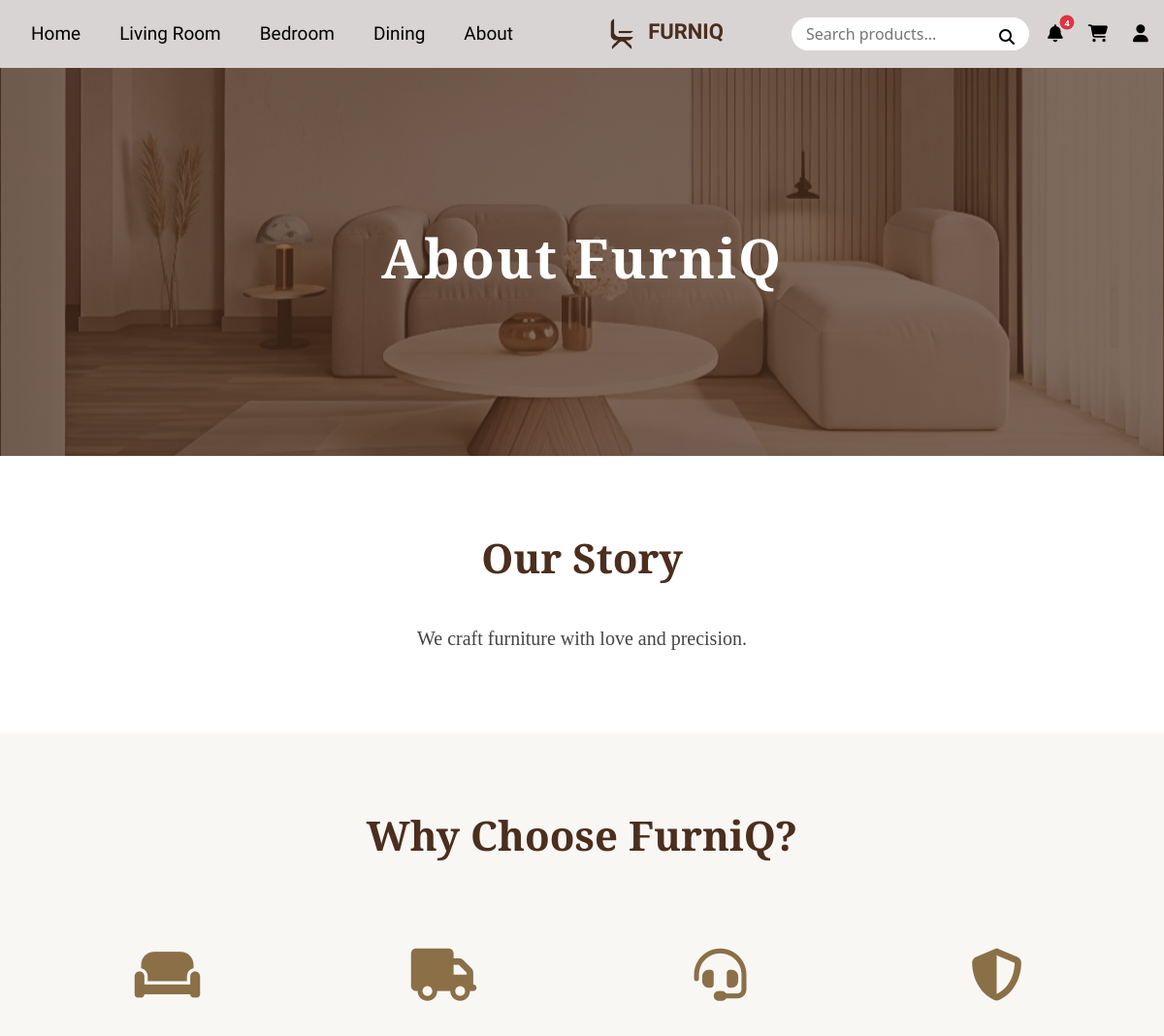
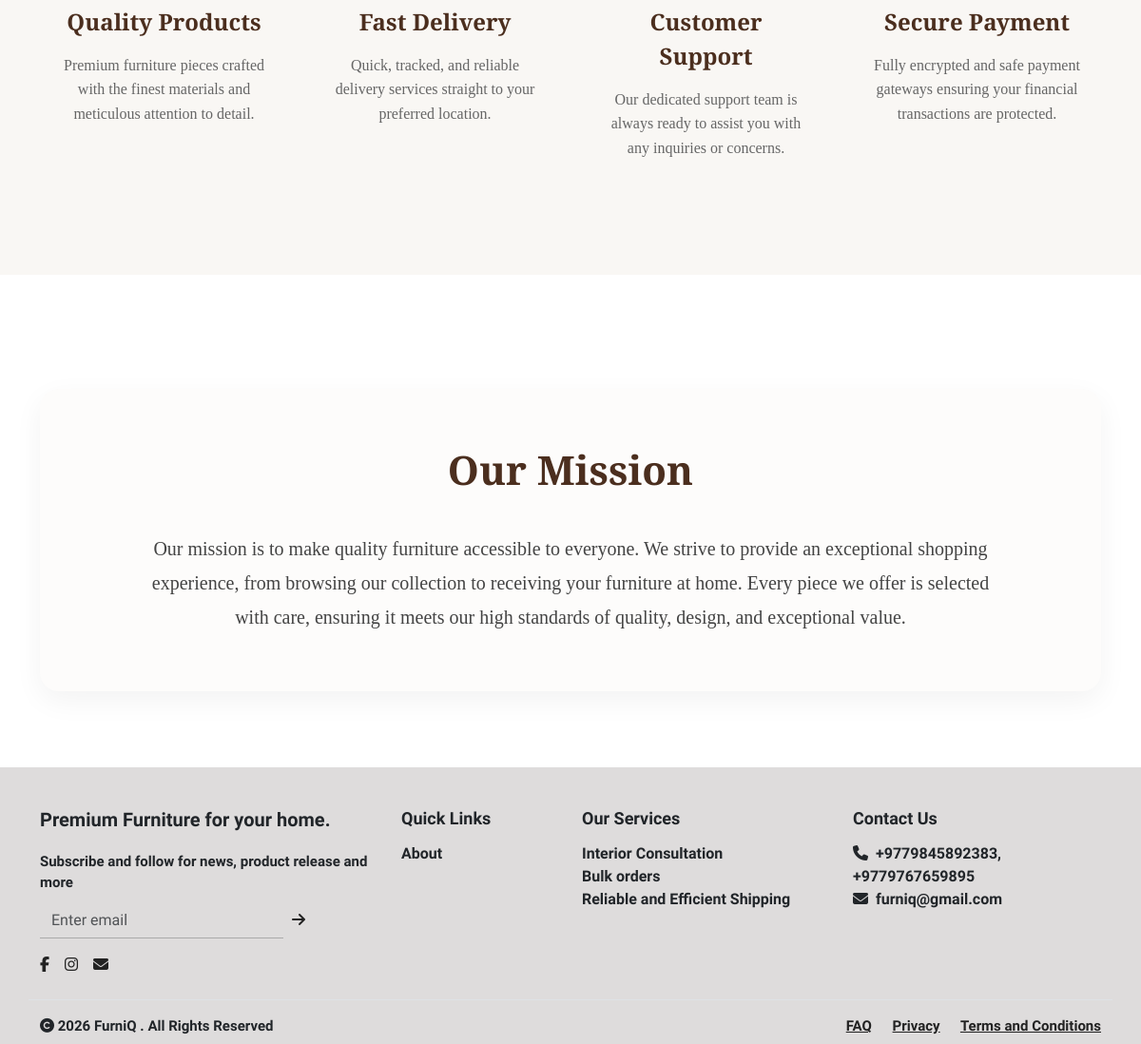
The page /about/ (signed in) on the database its author committed (2 pictures, top to bottom).
### inventory/models.py (models this page shows, shortened)
class WebsiteContent(models.Model):
    header_title = models.CharField(max_length=100, default='FurniQ')
    footer_text = models.TextField(default='Premium Furniture for your home.')
    footer_address = models.CharField(max_length=255, default='Kathmandu, Nepal')
    contact_email = models.EmailField(default='info@furniq.com')
    contact_phone = models.CharField(max_length=20, default='+977 12345678')
    featured_title = models.CharField(max_length=200, default='Lush Collection 2026')
    featured_subtitle = models.CharField(max_length=200, default='Discover the Art of Living')
    featured_image = models.ImageField(upload_to='site_assets/', null=True, blank=True)
    about_title = models.CharField(max_length=100, default='Our Story')
    about_content = models.TextField(default='We craft furniture with love and precision.')
    about_image = models.ImageField(upload_to='site_assets/', null=True, blank=True)
    created_at = models.DateTimeField(auto_now=True)

### inventory/views.py (the view)
# urls.py: path('about/', views.about, name='about'),
def about(request):
    site_content = WebsiteContent.objects.first()
    return render(request, 'inventory/about.html', {'content': site_content})

### custom_admin/context_processors.py (called while the page is built)
def admin_context(request):
    context = {}
    if request.user.is_authenticated and request.user.is_staff:
        if request.user.is_superuser:
            pending_staff = Profile.objects.filter(
                is_approved=False,
                user__is_staff=True
            ).count()
            context['pending_staff'] = pending_staff
    return context

### inventory/context_processors.py (called while the page is built)
def global_context(request):
    context = {}
    context['site_content'] = WebsiteContent.objects.first()
    if request.user.is_authenticated:
        context['saved_count'] = SavedItem.objects.filter(user=request.user).count()
        unread_notifs = Notification.objects.filter(user=request.user, is_read=False).order_by('-created_at')
        context['notif_count'] = unread_notifs.count()
        context['notifications'] = unread_notifs[:5]
    else:
        context['saved_count'] = 0
        context['notif_count'] = 0
        context['notifications'] = []
    return context

### inventory/templates/inventory/about.html (shortened to what this page needs)
{% extends 'inventory/base.html' %}
{% load static %}
{% block content %}
<div class="hero-section" style="{% if content.about_image %}background: linear-gradient(rgba(75, 46, 30, 0.7), rgba(75, 46, 30, 0.7)), url('{{ content.about_image.url }}'); background-size: cover; background-position: center;{% endif %}">
    <h1 class="hero-title">About {{ content.header_title|default:"FurniQ" }}</h1>
</div>
<div class="content-section">
    <div class="container">
        <h2 class="section-title">{{ content.about_title|default:"Where Comfort Meets Class" }}</h2>
        <p class="about-text">
            {{ content.about_content|default:"FurniQ is your ultimate destination for quality home furniture. We believe that every home deserves beautiful, comfortable, and durable furniture that reflects your personal style. With years of experience in the furniture industry, we curate the finest pieces to transform your living spaces into havens of comfort and elegance." }}
        </p>
    </div>
</div>
<div class="content-section" style="background-color: #f9f7f4;">
    <div class="container">
        <h2 class="section-title">Why Choose FurniQ?</h2>
        <div class="row g-4">
            <div class="col-md-3">
                <div class="feature-box">
                    <div class="feature-icon"><i class="fas fa-couch"></i></div>
                    <div class="feature-title">Quality Products</div>
                    <div class="feature-desc">Premium furniture pieces crafted with the finest materials and meticulous attention to detail.</div>
                </div>
            </div>
            <div class="col-md-3">
                <div class="feature-box">
                    <div class="feature-icon"><i class="fas fa-truck"></i></div>
                    <div class="feature-title">Fast Delivery</div>
                    <div class="feature-desc">Quick, tracked, and reliable delivery services straight to your preferred location.</div>
                </div>
            </div>
            <div class="col-md-3">
                <div class="feature-box">
                    <div class="feature-icon"><i class="fas fa-headset"></i></div>
                    <div class="feature-title">Customer Support</div>
                    <div class="feature-desc">Our dedicated support team is always ready to assist you with any inquiries or concerns.</div>
                </div>
            </div>
            <div class="col-md-3">
                <div class="feature-box">
                    <div class="feature-icon"><i class="fas fa-shield-alt"></i></div>
                    <div class="feature-title">Secure Payment</div>
                    <div class="feature-desc">Fully encrypted and safe payment gateways ensuring your financial transactions are protected.</div>
                </div>
            </div>
        </div>
    </div>
</div>
<div class="content-section">
    <div class="container">
        <div class="mission-container text-center">
            <h2 class="section-title">Our Mission</h2>
            <p class="about-text">
                Our mission is to make quality furniture accessible to everyone. We strive to provide an exceptional
                shopping experience, from browsing our collection to receiving your furniture at home. Every piece we
                offer is selected with care, ensuring it meets our high standards of quality, design, and exceptional value.
            </p>
        </div>
    </div>
</div>
{% endblock %}

### inventory/templates/inventory/base.html (shortened to what this page needs)
{% load static %}
<!DOCTYPE html>
<html lang="en">
<head>
    <link href="https://cdn.jsdelivr.net/npm/bootstrap@5.3.0/dist/css/bootstrap.min.css" rel="stylesheet">
    <link rel="stylesheet" href="https://cdnjs.cloudflare.com/ajax/libs/font-awesome/6.5.0/css/all.min.css">
    <link rel="stylesheet" href="{% static 'css/styles.css' %}">
</head>
<body>
    <nav class="navbar navbar-expand-lg navbar-custom">
        <div class="container-fluid">
            <ul class="navbar-nav flex-row">
                <li class="nav-item"><a class="nav-link" href="{% url 'home' %}">Home</a></li>
                <li class="nav-item"><a class="nav-link" href="{% url 'livingroom' %}">Living Room</a></li>
                <li class="nav-item"><a class="nav-link" href="{% url 'bedroom' %}">Bedroom</a></li>
                <li class="nav-item"><a class="nav-link" href="{% url 'dining' %}">Dining</a></li>
                <li class="nav-item"><a class="nav-link" href="{% url 'about' %}">About</a></li>
            </ul>
            <a class="navbar-brand mx-auto text-center" href="{% url 'home' %}" align-items="center">
                <img src="{% static 'images/FurniQ.png' %}" alt="Logo" height="40"
                    class="d-inline-block align-text-center">
                <span class="logo-text">{{ site_content.header_title|default:"FURNIQ"|upper }}</span>
            </a>
            <div class="d-flex align-items-center">
                <form action="{% url 'search_results' %}" method="GET" class="position-relative">
                    <div class="position-relative">
                        <input type="text" name="q" class="search-bar" placeholder="Search products...">
                        <button type="submit"
                            style="background:none; border:none; position:absolute; right:15px; top:8px; padding:0;">
                            <i class="fa fa-search"></i>
                        </button>
                    </div>
                </form>
                <div class="nav-icons-container">
                    <div class="dropdown">
                        <button class="dropdown-trigger position-relative" data-bs-toggle="dropdown"
                            aria-expanded="false">
                            <i class="fa fa-bell"></i>
                            {% if notif_count > 0 %}
                            <span
                                class="position-absolute top-0 start-100 translate-middle badge rounded-pill bg-danger"
                                style="font-size: 9px; padding: 3px 5px;">
                                {{ notif_count }}
                            </span>
                            {% endif %}
                        </button>
                    </div>
                    <a href="{% url 'cart' %}" class="icon-btn position-relative">
                        <i class="fa fa-shopping-cart"></i>
                    </a>
                    {% if user.is_authenticated %}
                    <div class="dropdown">
                        <button class="dropdown-trigger" data-bs-toggle="dropdown" aria-expanded="false">
                            <i class="fa fa-user"></i>
                        </button>
                    </div>
                    {% else %}
                    <a href="{% url 'user' %}" class="icon-btn"><i class="fa fa-user"></i></a>
                    {% endif %}
                </div>
            </div>
        </div>
    </nav>
    <div style="min-height: 50vh;">
        {% block content %}
        {% endblock %}
    </div>
    <footer style="background:#dedcdc; padding:40px 0 0 0; font-family:'Italiana',serif;">
        <div class="container">
            <div class="row">
                <div class="col-md-4 mb-4">
                    <div style="font-size:20px; margin-bottom:18px; font-weight:bold;">{{ site_content.footer_text|default:"Where comfort meets class." }}</div>
                    <div style="font-size:15px; margin-bottom:10px; font-weight:bold;">Subscribe and follow for news,
                        product release and more</div>
                    <form action="{% url 'subscribe' %}" method="POST" class="d-flex mb-3" style="max-width:280px;">
                        <input type="email" name="email" class="form-control rounded-0" placeholder="Enter email" required
                            style="border:none; border-bottom:1px solid #aaa; border-radius:0; background:transparent;">
                        <button type="submit" class="btn btn-link p-0 ms-2" style="color:#222; text-decoration:none;"><i
                                class="fa fa-arrow-right"></i></button>
                    </form>
                    <div>
                        <a href="#" style="color:#222; margin-right:12px;"><i class="fab fa-facebook-f"></i></a>
                        <a href="#" style="color:#222; margin-right:12px;"><i class="fab fa-instagram"></i></a>
                        <a href="#" style="color:#222;"><i class="fa fa-envelope"></i></a>
                    </div>
                </div>
                <div class="col-md-2 mb-4">
                    <div style="font-size:18px; margin-bottom:12px; font-weight:bold;">Quick Links</div>
                    <div style="font-size:16px; font-weight:bold;"><a href="{% url 'about' %}" style="text-decoration:none; color:inherit;">About</a></div>
                </div>
                <div class="col-md-3 mb-4">
                    <div style="font-size:18px; margin-bottom:12px; font-weight:bold;">Our Services</div>
                    <div style="font-size:16px; font-weight:bold;">Interior Consultation</div>
                    <div style="font-size:16px; font-weight:bold;">Bulk orders</div>
                    <div style="font-size:16px; font-weight:bold;">Reliable and Efficient Shipping</div>
                </div>
                <div class="col-md-3 mb-4">
                    <div style="font-size:18px; margin-bottom:12px; font-weight:bold;">Contact Us</div>
                    <div style="font-size:16px; font-weight:bold;"><i class="fa fa-phone me-2"></i>{{ site_content.contact_phone|default:"+977 979-9999999" }}
                    </div>
                    <div style="font-size:16px; font-weight:bold;"><i class="fa fa-envelope me-2"></i>{{ site_content.contact_email|default:"furniq@gmail.com" }}</div>
                </div>
            </div>
            <div class="row border-top pt-3 pb-2" style="font-size:15px; font-weight:bold;">
                <div class="col-md-6 text-start">
                    <span><i class="fa fa-copyright"></i> 2026 {{ site_content.header_title|default:"FurniQ" }} . All Rights Reserved</span>
                </div>
                <div class="col-md-6 text-end">
                    <a href="#" style="color:#222; margin-right:18px; font-weight:bold;">FAQ</a>
                    <a href="#" style="color:#222; margin-right:18px; font-weight:bold;">Privacy</a>
                    <a href="#" style="color:#222; font-weight:bold;">Terms and Conditions</a>
                </div>
            </div>
        </div>
    </footer>
</body>
</html>

### inventory/static/css/styles.css (style rules this page uses)
.navbar-custom { background-color: #d9d4d4; padding: 10px 0; }
.navbar-nav .nav-link { font-family: 'Italiana', serif; font-size: 19px; margin: 0 12px; color: black; }
.logo-text { font-weight: bold; font-family: 'Italiana', serif; font-size: 20px; color: #4b2e1e; }
.nav-icons-container { display: flex; align-items: center; gap: 20px; margin-left: 15px; }
.icon-btn, .dropdown-trigger { margin: 0; padding: 0; display: flex; align-items: center; justify-content: center; width: 24px; height: 24px; background: none; border: none; color: black; cursor: pointer; transition: transform 0.15s ease-in-out, color 0.3s ease-in-out; text-decoration: none; font-size: 18px; }
footer { background: #dedcdc; padding: 40px 0 0 0; font-family: 'Italiana', serif; }

### inventory/templates/inventory/base.html (style rules this page uses)
.navbar-custom { background-color: #d9d4d4; padding: 10px 0; }
.navbar-nav .nav-link { font-family: 'Italiana', serif; font-size: 19px; margin: 0 12px; color: black; }
.logo-text { font-weight: bold; font-family: 'Italiana', serif; font-size: 22px; color: #4b2e1e; }
.search-bar { border-radius: 50px; padding: 5px 15px; border: none; outline: none; width: 245px; }
.nav-icons-container { display: flex; align-items: center; gap: 20px; margin-left: 15px; }
.nav-icons-container .icon-btn, .nav-icons-container .dropdown-trigger { margin: 0 !important; padding: 0; display: flex; align-items: center; justify-content: center; width: 24px; height: 24px; background: none; border: none; color: black; transition: transform 0.15s ease-in-out, color 0.3s ease-in-out; cursor: pointer; }

### rows shown on the page
WebsiteContent: header_title "FURNIQ", header_title "FurniQ", about_title "Our Story", about_content "We craft furniture with love and precision.", footer_text "Premium Furniture for your home.", contact_phone "+9779845892383, +9779767659895", contact_email "furniq@gmail.com"

### other values the page prints
{{ notif_count }} "4"
